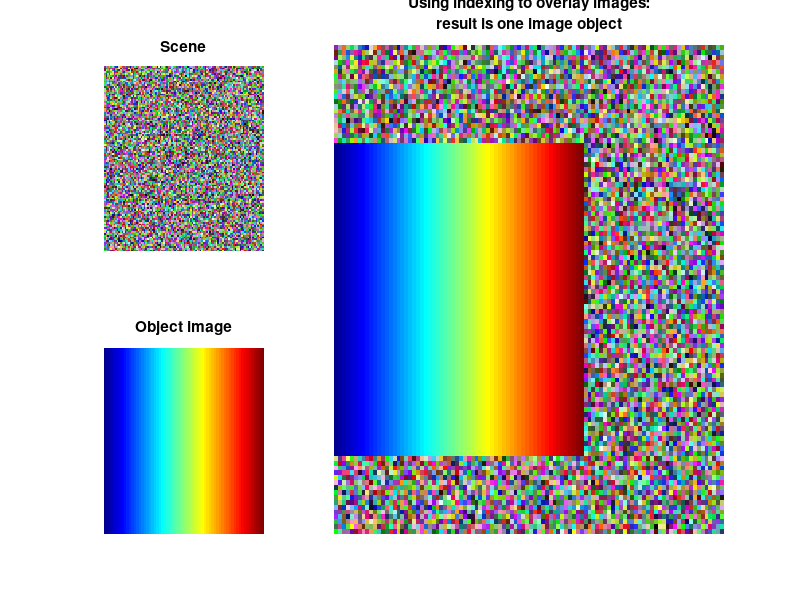

MATLAB code for this plot: (Note: this script raises an error after producing the figure.)
% Create the scene
% This example uses a random set of pixels to create a TrueColor image
scene = rand(100,100,3);

% Create the object image
% This example uses a blend of colors from left to right, converted to a TrueColor image
% Use repmat to replicate the pattern in the matrix
% Use the "jet" colormap to specify the color space
obj = ind2rgb(repmat(1:64,64,1),jet(64));

% Display the images created in subplots
hf2 = figure('units','normalized','position',[.2 .2 .6 .6]);
axi1 = subplot(2,3,1);
iscene = image(scene);
axis off
title('Scene')
axi2 = subplot(2,3,4);
iobj = image(obj);
axis off
title('Object image')

% Now replace pixels in the scene with the object image
result = scene;
% Define where you want to place the object image in the scene
rowshift = 20;
colshift = 0;
% Perform the actual indexing to replace the scene's pixels with the object
result((1:size(obj,1))+rowshift, (1:size(obj,2))+colshift, :) = obj;
% Display the results
ax3 = subplot(2,3,[2:3, 5:6]);
iresult = image(result);
axis off
hold on
title(sprintf('Using indexing to overlay images:\nresult is one image object'))% Let's add another image to the scene. 
% First define the polygon region of interest
t = 0:.1:2*pi;
[objheight,objwidth] = size(obj(:,:,1));
x = round(20*cos(t)+round(objwidth/2));
y = round(20*sin(t)+round(objheight/2));
% Since the mask is 2D, repeat it through the 3D RGB matrix
% while extracting the polygon mask
objCircleMask = repmat(roipoly(obj,x,y),[1,1,3]);
% Define where we want to place the circle object in the scene
rowshift = 0;
colshift = 30;
result2 = result;
% Perform the actual indexing. First calculate the replacement pixels
% by multiplying the scene by the negative of the mask, and then adding 
% the object multiplied by the mask. Multiplying the mask chooses all 
% pixels corresponding to a 1 in the mask, and removes color from the 
% pixels corresponding to a 0.
replacementPixels = ( result((1:size(obj,1))+rowshift, (1:size(obj,2))+colshift, :) ...
.* double(~objCircleMask) ) + ( obj .* double(objCircleMask) );
% Now replace the pixels with the ones we just calculated
result2((1:size(obj,1))+rowshift, (1:size(obj,2))+colshift, :) = replacementPixels;
% Display the results. Notice that we placed the circle object in the scene
% that resulted from the previous object placement.
axes(ax3);
delete(iresult)

iresult2 = image(result2);
